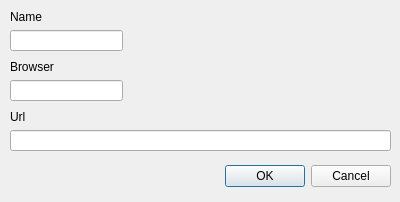
<?xml version="1.0" encoding="UTF-8"?>
<ui version="4.0">
 <class>NewBookmark</class>
 <widget class="QDialog" name="NewBookmark">
  <property name="geometry">
   <rect>
    <x>0</x>
    <y>0</y>
    <width>400</width>
    <height>202</height>
   </rect>
  </property>
  <property name="windowTitle">
   <string>Dialog</string>
  </property>
  <widget class="QDialogButtonBox" name="buttonBox">
   <property name="geometry">
    <rect>
     <x>50</x>
     <y>160</y>
     <width>341</width>
     <height>32</height>
    </rect>
   </property>
   <property name="orientation">
    <enum>Qt::Horizontal</enum>
   </property>
   <property name="standardButtons">
    <set>QDialogButtonBox::Cancel|QDialogButtonBox::Ok</set>
   </property>
  </widget>
  <widget class="QLineEdit" name="editBrowser">
   <property name="geometry">
    <rect>
     <x>10</x>
     <y>80</y>
     <width>113</width>
     <height>21</height>
    </rect>
   </property>
  </widget>
  <widget class="QLabel" name="label">
   <property name="geometry">
    <rect>
     <x>10</x>
     <y>60</y>
     <width>47</width>
     <height>14</height>
    </rect>
   </property>
   <property name="text">
    <string>Browser</string>
   </property>
  </widget>
  <widget class="QLabel" name="label_2">
   <property name="geometry">
    <rect>
     <x>10</x>
     <y>110</y>
     <width>47</width>
     <height>14</height>
    </rect>
   </property>
   <property name="text">
    <string>Url</string>
   </property>
  </widget>
  <widget class="QLineEdit" name="editBoxUrl">
   <property name="geometry">
    <rect>
     <x>10</x>
     <y>130</y>
     <width>381</width>
     <height>21</height>
    </rect>
   </property>
  </widget>
  <widget class="QLineEdit" name="editBoxName">
   <property name="geometry">
    <rect>
     <x>10</x>
     <y>30</y>
     <width>113</width>
     <height>21</height>
    </rect>
   </property>
  </widget>
  <widget class="QLabel" name="label_3">
   <property name="geometry">
    <rect>
     <x>10</x>
     <y>10</y>
     <width>47</width>
     <height>14</height>
    </rect>
   </property>
   <property name="text">
    <string>Name</string>
   </property>
  </widget>
 </widget>
 <tabstops>
  <tabstop>editBoxName</tabstop>
  <tabstop>editBrowser</tabstop>
  <tabstop>editBoxUrl</tabstop>
 </tabstops>
 <resources/>
 <connections>
  <connection>
   <sender>buttonBox</sender>
   <signal>accepted()</signal>
   <receiver>NewBookmark</receiver>
   <slot>accept()</slot>
   <hints>
    <hint type="sourcelabel">
     <x>248</x>
     <y>254</y>
    </hint>
    <hint type="destinationlabel">
     <x>157</x>
     <y>274</y>
    </hint>
   </hints>
  </connection>
  <connection>
   <sender>buttonBox</sender>
   <signal>rejected()</signal>
   <receiver>NewBookmark</receiver>
   <slot>reject()</slot>
   <hints>
    <hint type="sourcelabel">
     <x>316</x>
     <y>260</y>
    </hint>
    <hint type="destinationlabel">
     <x>286</x>
     <y>274</y>
    </hint>
   </hints>
  </connection>
 </connections>
</ui>
